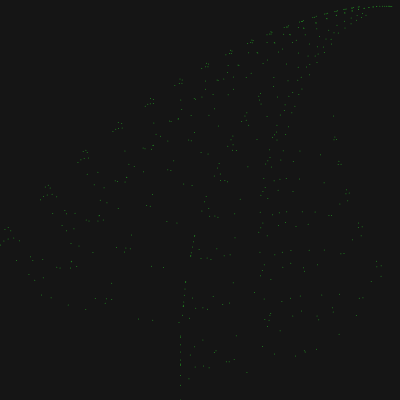
Frame 1 (no input)
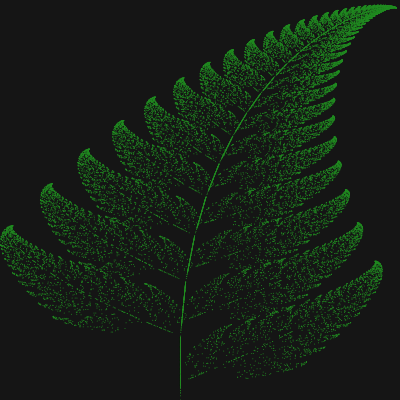
Frame 60 (no input)
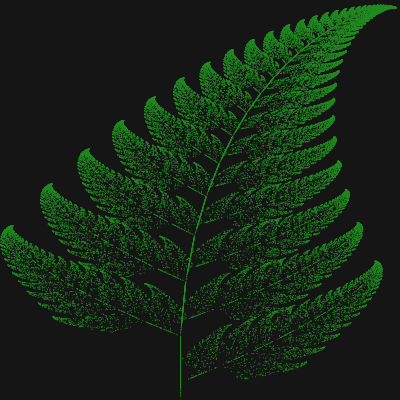
Frame 120 (the mouse pressed at the canvas centre since frame 60)

The p5.js sketch that drew these frames (run headless with seeded random() and noise() and a simulated clock; from frame 60 on, the mouse is pressed at the canvas centre):

// p5.js sketch
// ── sketch.js
let x = 0;
let y = 0;

function setup() {
  createCanvas(400,400);
  background(21);
}

function draw() {
  for (let i = 0; i < 500; i++) {
    drawPoint();
    nextPoint();
  }
}

function drawPoint() {
  stroke(34, 139, 34);
  strokeWeight(1);
  let px = map(x, -2.1820, 2.6558, 0, width);
  let py = map(y, 0, 9.9983, height, 0);
  point(px, py);
}

function nextPoint() {
  let nextX, nextY;
  let r = random(1);
  if (r < 0.01) {
    nextX =  0;
    nextY =  0.16 * y;
  } else if (r < 0.86) {
    nextX =  0.85 * x + 0.04 * y;
    nextY = -0.05 * x + 0.85 * y + 1.6;
  } else if (r < 0.93) {
    nextX =  0.2 * x - 0.26 * y;
    nextY =  0.23 * x + 0.22 * y + 1.6;
  } else {
    nextX = -0.15 * x + 0.28 * y;
    nextY =  0.26 * x + 0.24 * y + 0.44;
  }
  x = nextX;
  y = nextY;
}
